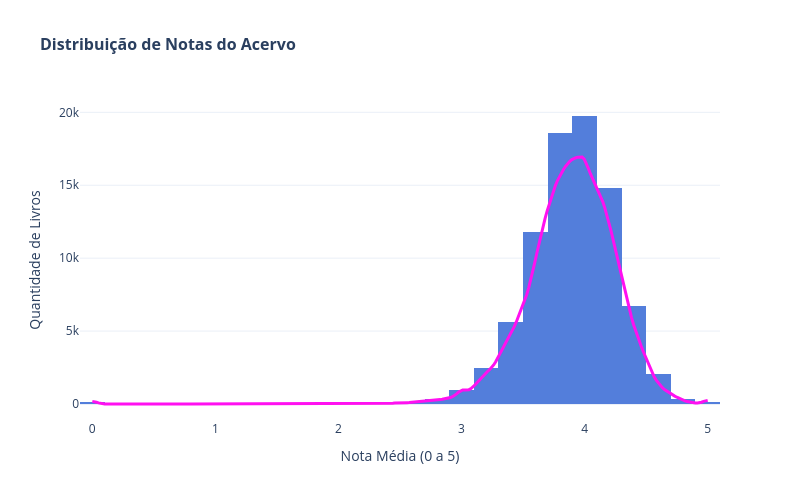

Write notebook code for a chart like this one.
### Markdown cell above
# 3. Distribuição das Notas
O objetivo é analisar a curva de distribuição que nos mostrará se a maior parte dos livros possui notas medianas, ou se existe uma tendência a notas altas ou baixas.

### Code cell
df_valid = df[df['rating'].notna()]
x_grid = np.linspace(df_valid['rating'].min(), df_valid['rating'].max(), 300)
y_kde = st.gaussian_kde(df_valid['rating'])(x_grid)

counts, bins = np.histogram(df_valid['rating'], bins=30)
bin_width = bins[1] - bins[0]
y_scale = len(df_valid) * bin_width
y_kde_scaled = y_kde * y_scale

fig = px.histogram(
    df_valid, 
    x='rating', 
    nbins=30, 
    title='<b>Distribuição de Notas do Acervo</b>',
    color_discrete_sequence=["#537EDB"], 
    labels={'rating': 'Nota Média (0 a 5)', 'count': 'Quantidade de Livros'}
)

fig.add_scatter(
    x=x_grid, 
    y=y_kde_scaled, 
    mode='lines', 
    line=dict(color='#FF10F0', width=3),
    showlegend=False,
    name='Curva KDE'
)

fig.update_traces(
    marker_line_width=0,
    selector=dict(type='histogram')
)

fig.update_layout(
    title_font_size=16,
    xaxis_title='Nota Média (0 a 5)',
    yaxis_title='Quantidade de Livros',
    template='plotly_white',
    width=800,
    height=500,
    hovermode='x unified'
)

fig.show()

### Figure 1 — Plotly figure (JSON) as saved in the notebook; plotly's stock layout.template omitted (floating-point values rounded to 4 significant figures; data arrays with more than 128 entries replaced by an {"elided": "..."} marker saying what was removed)
{"data": [{"bingroup": "x", "hovertemplate": "Nota Média (0 a 5)=%{x}<br>count=%{y}<extra></extra>", "legendgroup": "", "marker": {"color": "#537EDB", "line": {"width": 0}, "pattern": {"shape": ""}}, "name": "", "nbinsx": 30, "orientation": "v", "showlegend": false, "type": "histogram", "x": {"elided": "84054 float values"}, "xaxis": "x", "yaxis": "y"}, {"line": {"color": "#FF10F0", "width": 3}, "mode": "lines", "name": "Curva KDE", "showlegend": false, "type": "scatter", "x": {"elided": "300 float values"}, "y": {"elided": "300 float values"}}], "layout": {"barmode": "relative", "height": 500, "hovermode": "x unified", "legend": {"tracegroupgap": 0}, "title": {"font": {"size": 16}, "text": "<b>Distribuição de Notas do Acervo</b>"}, "width": 800, "xaxis": {"anchor": "y", "domain": [0, 1], "title": {"text": "Nota Média (0 a 5)"}}, "yaxis": {"anchor": "x", "domain": [0, 1], "title": {"text": "Quantidade de Livros"}}}}
